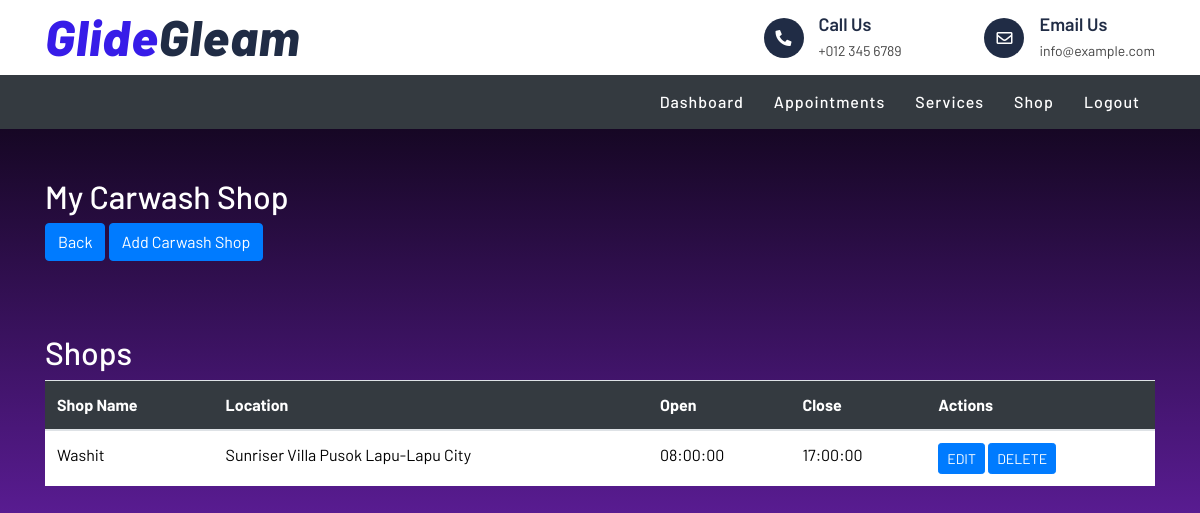
The page /shopOwner/addShop.php (signed in) on the database its author committed.
### tables this page shows
CREATE TABLE `shop_info` (
  `shop_info_id` int(4) NOT NULL,
  `shop_owner_id` int(4) NOT NULL,
  `shop_name` varchar(25) NOT NULL,
  `location` varchar(50) NOT NULL,
  `operating_from` time NOT NULL,
  `operating_to` time NOT NULL
);

### shopOwner/addShop.php (the view, shortened to what this page needs)
<?php
    include("../connection.php");
?>
<!DOCTYPE html>
<html lang="en">
<head>
    <link href="https://stackpath.bootstrapcdn.com/bootstrap/4.5.2/css/bootstrap.min.css" rel="stylesheet">
     <link href="https://stackpath.bootstrapcdn.com/bootstrap/4.4.1/css/bootstrap.min.css" rel="stylesheet">
        <link href="https://cdnjs.cloudflare.com/ajax/libs/font-awesome/5.10.0/css/all.min.css" rel="stylesheet">
        <link href="lib/flaticon/font/flaticon.css" rel="stylesheet">
        <link href="lib/animate/animate.min.css" rel="stylesheet">
        <link href="lib/owlcarousel/assets/owl.carousel.min.css" rel="stylesheet">
        <link href="../css/style.css" rel="stylesheet">
</head>
<body>
     <div class="top-bar">
            <div class="container">
                <div class="row align-items-center">
                    <div class="col-lg-4 col-md-12">
                        <div class="logo">
                            <a href="index.php">
                                <h1>Glide<span>Gleam</span></h1>
                            </a>
                        </div>
                    </div>
                    <div class="col-lg-8 col-md-7 d-none d-lg-block">
                        <div class="row">
                            <div class="col-4">
                            </div>
                            <div class="col-4">
                                <div class="top-bar-item">
                                    <div class="top-bar-icon">
                                        <i class="fa fa-phone-alt"></i>
                                    </div>
                                    <div class="top-bar-text">
                                        <h3>Call Us</h3>
                                        <p>+012 345 6789</p>
                                    </div>
                                </div>
                            </div>
                            <div class="col-4">
                                <div class="top-bar-item">
                                    <div class="top-bar-icon">
                                        <i class="far fa-envelope"></i>
                                    </div>
                                    <div class="top-bar-text">
                                        <h3>Email Us</h3>
                                        <p>info@example.com</p>
                                    </div>
                                </div>
                            </div>
                        </div>
                    </div>
                </div>
            </div>
        </div>
    <nav class="nav-bar navbar-expand-lg navbar-dark bg-dark">
        <div class="container">
            <div class="collapse navbar-collapse" id="navbarNav">
                <ul class="navbar-nav ml-auto">
                <li class="nav-item">
                    <a class="nav-link" href="index.php">Dashboard</a>
                    </li>
                    <li class="nav-item">
                        <a class="nav-link" href="appointment.php">Appointments</a>
                    </li>
                    <li class="nav-item">
                        <a class="nav-link" href="services.php">Services</a>
                    </li>
                    <li class="nav-item">
                        <a class="nav-link" href="addShop.php">Shop</a>
                    </li>
                    <li class="nav-item">
                        <a class="nav-link" href="../signout.php">Logout</a>
                    </li>
                </ul>
            </div>
        </div>
    </nav>
    <div class="container my-5">
    <div class="section-title">
        <h2>My Carwash Shop</h2>
    </div>
        <a class="btn btn-primary" href="index.php" role="button">Back</a>
        <a class="btn btn-primary" href="create.php" role="button">Add Carwash Shop</a>
        <br>
        <table class="table">
            <thead>
                <br><br><br>
                <div class="section-title">
            <h2> Shops </h2>
                </div>
                <tr >
                    <th>Shop Name</th>
                    <th>Location</th>
                    <th>Open</th>
                    <th>Close</th>
                    <th>Actions</th>
                </tr>
            </thead>
            <tbody>
                <?php
                $shop_owner_id = $_SESSION['id'];
                $sql = "SELECT * FROM shop_info WHERE shop_owner_id = '$shop_owner_id'";
                $result = $database->query($sql);
                while ($row = $result->fetch_assoc()) {
                    echo "
                    <tr>
                        <td>{$row['shop_name']}</td>
                        <td>{$row['location']}</td>
                        <td>{$row['operating_from']}</td>
                        <td>{$row['operating_to']}</td>
                        <td>
                            <a class='btn btn-primary btn-sm' href='/cws/carwashowner/edit.php?shop_info_id={$row['shop_info_id']}'>EDIT</a>
                            <a class='btn btn-primary btn-sm' href='/cws/carwashowner/delete.php?shop_info_id={$row['shop_info_id']}'>DELETE</a>
                        </td>
                    </tr>";
                }
                ?>
    </div>
    </body>
</html>

### css/style.css (style rules this page uses)
body { color: #444444; font-weight: 400; background: #ffffff; font-family: 'Barlow', sans-serif; }
h1, h2, h3, h4, h5, h6 { color: #202C45; }
a { color: #202C45; transition: .3s; }
.top-bar { position: relative; height: 75px; display: flex; align-items: center; background: #ffffff; }
.top-bar .logo { text-align: left; overflow: hidden; }
.top-bar .logo h1 { margin: -4px 0 0 0; color: #371ce8; font-size: 50px; line-height: 50px; font-weight: 800; letter-spacing: 1px; font-style: italic; }
.top-bar .logo h1 span { color: #202C45; }
.top-bar .top-bar-item { display: flex; align-items: center; justify-content: flex-end; }
.top-bar .top-bar-icon { width: 40px; height: 40px; display: flex; align-items: center; justify-content: center; background: #202C45; border-radius: 40px; }
.top-bar .top-bar-icon i { margin: 0; color: #ffffff; font-size: 16px; }
.top-bar .top-bar-text { padding-left: 15px; }
.top-bar .top-bar-text h3 { margin: 0 0 5px 0; font-size: 18px; font-weight: 600; }
.top-bar .top-bar-text p { margin: 0; font-size: 14px; font-weight: 400; }
.nav-bar { position: relative; background: #202C45; }
.navbar-dark .navbar-nav .nav-link, .navbar-dark .navbar-nav .nav-link:focus, .navbar-dark .navbar-nav .nav-link:hover, .navbar-dark .navbar-nav .nav-link.active { color: #ffffff; padding: 15px; font-weight: 500; letter-spacing: 1px; }

### shopOwner/addShop.php (style rules this page uses)
.section-title h2 { color: white; }
th { background-color: #343a40; color: #fff; }
tbody tr { background-color: #fff; color: #000000; }
html, body { height: 100%; margin: 0; padding: 0; overflow-x: hidden; }
body { background: linear-gradient(to bottom, #000000, #8A2BE2); }

### rows shown on the page
shop_info: shop_name "Washit", location "Sunriser Villa Pusok Lapu-Lapu City", operating_from "08:00:00", operating_to "17:00:00"
